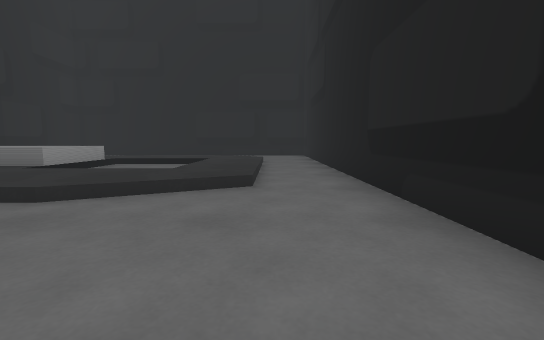
view 1 (above)

14 first-person views from a walk through a scene from a Unity 3-D project. The camera is 0.66 m above the floor, tilts 6° down and sees 90° across. The floor is counted in squares, 1 m on a side. Each view is taken from the middle of a square. On the plan, view 1 faces up. The plan holds only what a view shows up to about 9 squares ahead; the rest is blank. The place goes on beyond the plan. The player is left out. Some surface patterns are stand-ins.

view 2
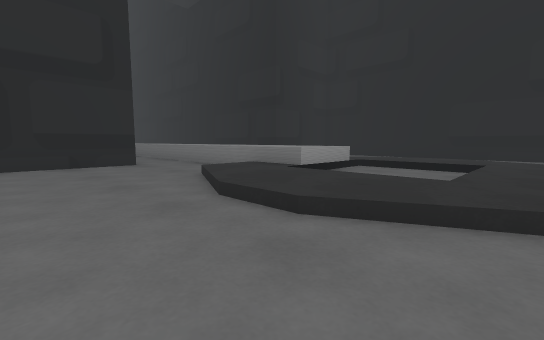

view 3
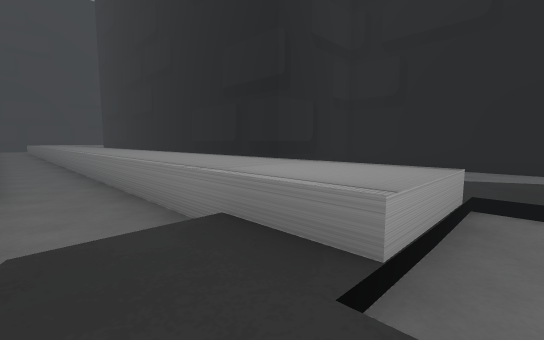

view 4
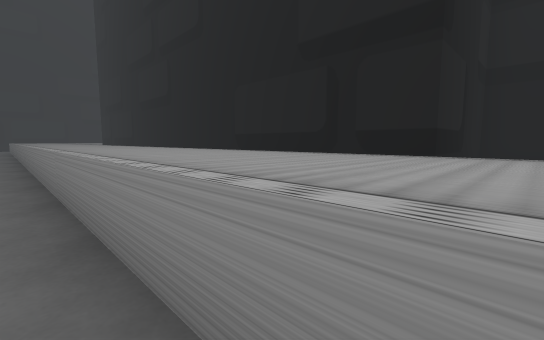

view 5
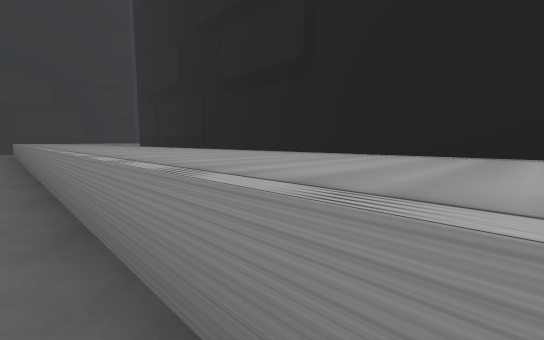

view 6
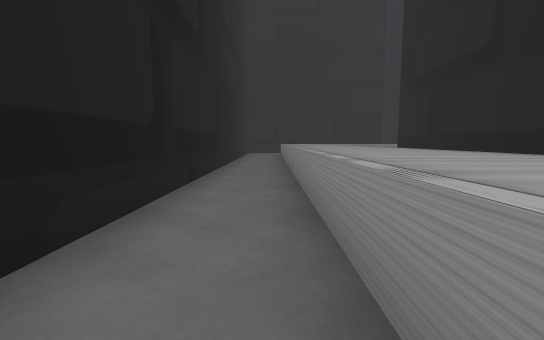

view 7
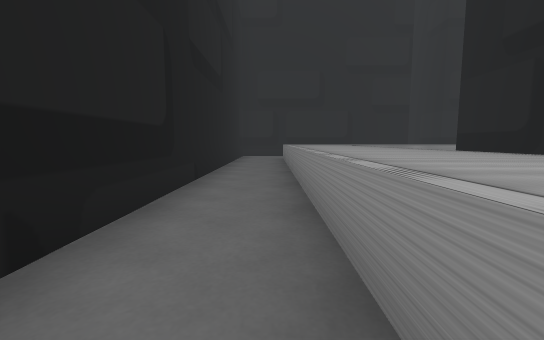

view 8
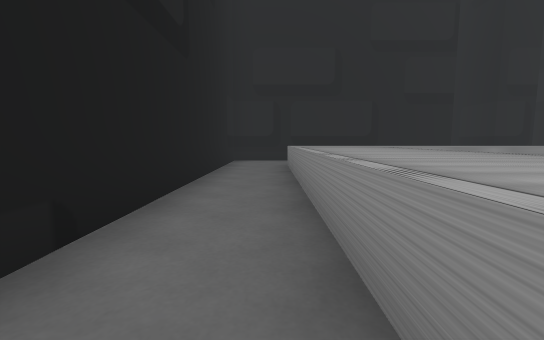

view 9
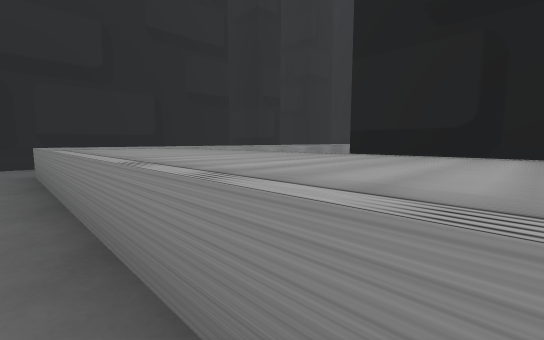

view 10
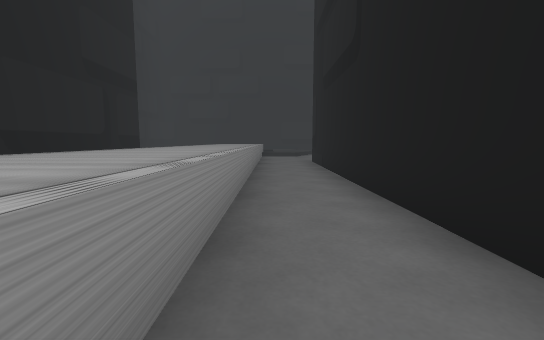

view 11
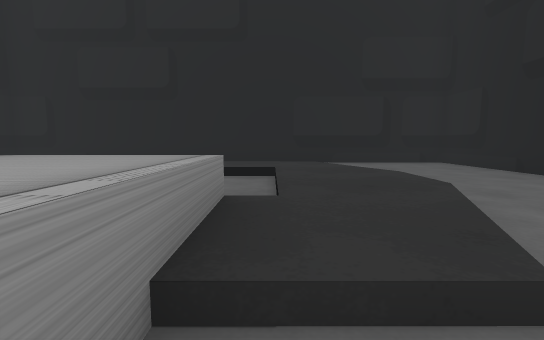

view 12
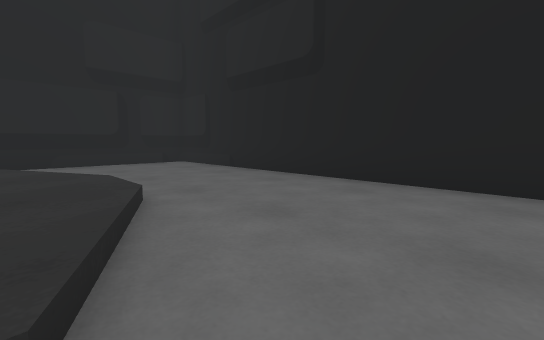

view 13
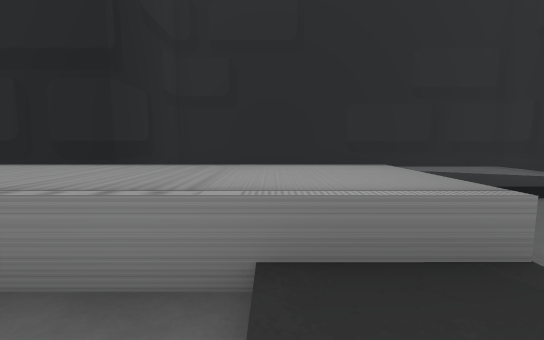

view 14
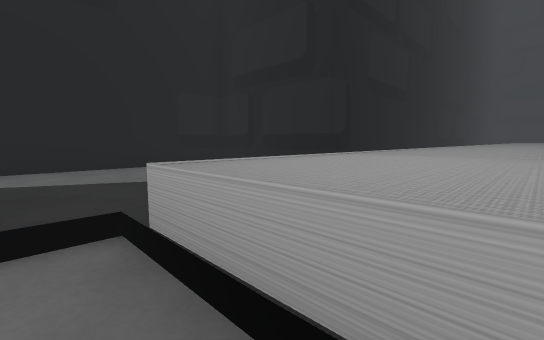

### Floor plan
Key: @ floor where view 1 was taken; # wall or solid block; . main floor; : floor 0.15 m higher than the main floor; / step, stairs or slope; ^ raised ledge.
Columns run from 29 left of view 1 to 2 right of it. Each row starts with its distance up from view 1.
 13 ^                   ############
 12 ^                   #   .. ....#
 11 ^                   #   ..  ...#
 10 ^  ##################   .///   #
  9 ^                       ::::/..#
  8 ^                       :///:..#
  7 ^^^^^^^^^^^^^^^^^^^^^^^^^../:..#
  6 ^^^^^^^^^^^^^^^^^^^^^^^^^../:..#
  5 ......................./:///:..#
  4 ......................./::::/..#
  3 #####################....///...#
  2                     #..........#
  1                     #..........#
  0                     #........@.#
 -1                      ###########

Where each view was taken, in squares from view 1:
view 1: 0 up, 0 right, facing up
view 2: 1 up, 1 left, facing up-left
view 3: 4 up, 4 left, facing up-left
view 4: 5 up, 8 left, facing up-left
view 5: 5 up, 14 left, facing up-left
view 6: 5 up, 17 left, facing left
view 7: 5 up, 20 left, facing left
view 8: 5 up, 23 left, facing left
view 9: 5 up, 24 left, facing up-left
view 10: 5 up, 18 left, facing right
view 11: 5 up, 7 left, facing right
view 12: 4 up, 7 left, facing down-right
view 13: 4 up, 6 left, facing up
view 14: 7 up, 4 left, facing down-left
